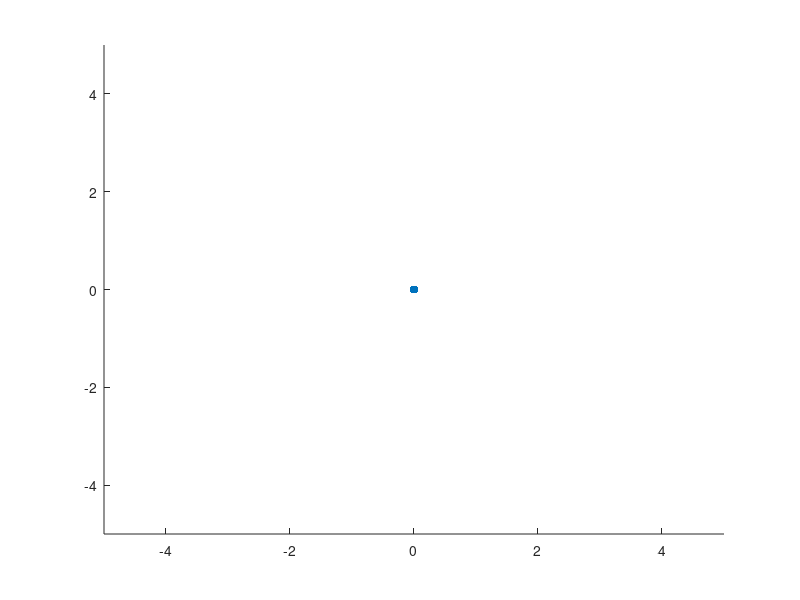

Reproduce this figure in MATLAB. (Note: this script raises an error after producing the figure.)
n = input('Enter the Number of Particles : ');
L = input('Enter the length of plane : ');
d = input('Enter the length of steps : ');
t = input('Enter the time of running : ');
xp = zeros(1,n);
yp = zeros(1,n);
cs = zeros(1,t);
figure,
for j=1:t
    scatter(xp,yp,'fill')
    axis([-L L -L L])
    drawnow
    xstep = randn(1,length(xp));
    ystep = randn(1,length(xp));
    xp = xp + d*xstep./sqrt(xstep.^2  + ystep.^2);
    yp = yp + d*ystep./sqrt(xstep.^2  + ystep.^2);
    [xp,yp] = sorption(xp,yp,L);
    cs(j) = n - length(xp);
end

figure,
plot(1:t,cs)
